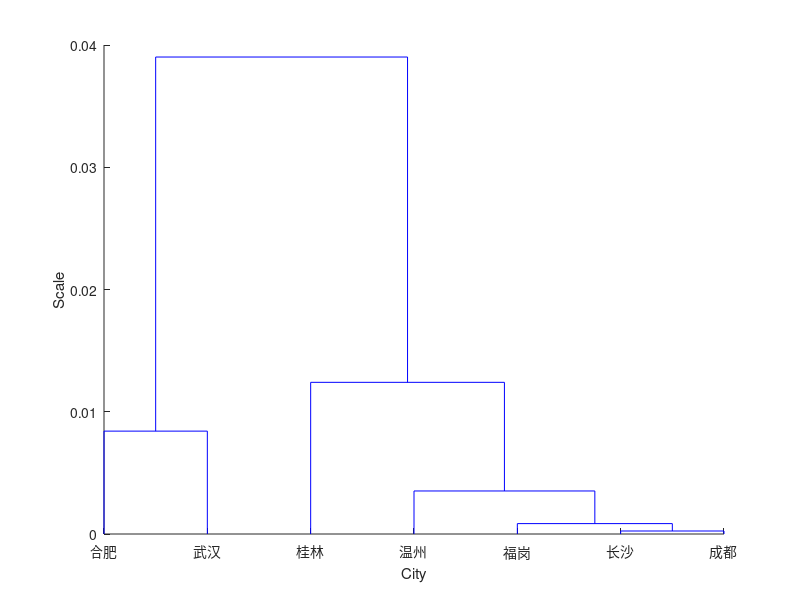

Source code (MATLAB): (Note: this script raises an error after producing the figure.)
%平均法&相似系数
S=['福岗';'合肥';'武汉';'长沙';'桂林';'温州';'成都'];
X=[16.2  1492  2000  -8.2  6.2
15.7  970   2209  -20.6  1.9
16.3  1260  2085  -17.3  2.8
17.2  1422  1726  -9.5   4.6
18.8  1874  1709  -4.9   8.0
17.9  1698  1848  -4.5   7.5
16.3  976   1239  -4.6   5.6];      
D=pdist(X,'cosine');              %计算样品之间的欧式距离
M=squareform(D);                  %排出距离矩阵
Z=linkage(D,'centroid');          %根据最长距离法聚类
T=dendrogram(Z,'labels',S);       %画出聚类谱系图并添加样品标签           
xlabel('City');                   %谱系图的横轴标签
ylabel('Scale');                  %谱系图的纵轴标签
C=cophenet(Z,D);                  %计算Cophenetic相关系数
T=cluster(Z,3);                   %指定分类数目
